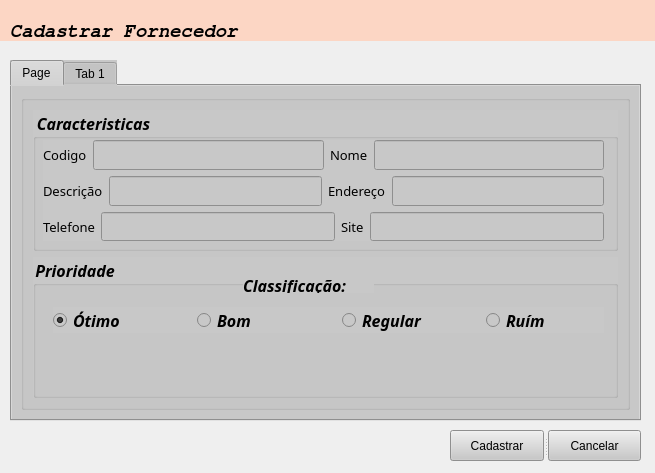
<?xml version="1.0" encoding="UTF-8"?>
<ui version="4.0">
 <class>Form</class>
 <widget class="QWidget" name="Form">
  <property name="geometry">
   <rect>
    <x>0</x>
    <y>0</y>
    <width>655</width>
    <height>473</height>
   </rect>
  </property>
  <property name="sizePolicy">
   <sizepolicy hsizetype="Fixed" vsizetype="Fixed">
    <horstretch>0</horstretch>
    <verstretch>0</verstretch>
   </sizepolicy>
  </property>
  <property name="minimumSize">
   <size>
    <width>655</width>
    <height>473</height>
   </size>
  </property>
  <property name="maximumSize">
   <size>
    <width>655</width>
    <height>473</height>
   </size>
  </property>
  <property name="focusPolicy">
   <enum>Qt::TabFocus</enum>
  </property>
  <property name="windowTitle">
   <string>Cadastrar Fornecedor</string>
  </property>
  <widget class="QLabel" name="label_3">
   <property name="geometry">
    <rect>
     <x>10</x>
     <y>20</y>
     <width>231</width>
     <height>21</height>
    </rect>
   </property>
   <property name="font">
    <font>
     <family>FreeMono</family>
     <pointsize>14</pointsize>
     <weight>75</weight>
     <italic>true</italic>
     <bold>true</bold>
    </font>
   </property>
   <property name="styleSheet">
    <string notr="true"/>
   </property>
   <property name="text">
    <string>Cadastrar Fornecedor</string>
   </property>
  </widget>
  <widget class="QTabWidget" name="tabWidget">
   <property name="geometry">
    <rect>
     <x>10</x>
     <y>60</y>
     <width>631</width>
     <height>361</height>
    </rect>
   </property>
   <property name="maximumSize">
    <size>
     <width>631</width>
     <height>371</height>
    </size>
   </property>
   <property name="styleSheet">
    <string notr="true">background: rgb(200, 200,200);</string>
   </property>
   <property name="currentIndex">
    <number>0</number>
   </property>
   <widget class="QWidget" name="tab">
    <attribute name="title">
     <string>Page</string>
    </attribute>
    <layout class="QGridLayout" name="gridLayout_2">
     <item row="0" column="0">
      <widget class="QGroupBox" name="groupBox">
       <property name="font">
        <font>
         <family>Sans Serif</family>
        </font>
       </property>
       <property name="title">
        <string/>
       </property>
       <layout class="QVBoxLayout" name="verticalLayout">
        <item>
         <widget class="QGroupBox" name="groupBox_3">
          <property name="font">
           <font>
            <pointsize>12</pointsize>
            <weight>75</weight>
            <italic>true</italic>
            <bold>true</bold>
           </font>
          </property>
          <property name="title">
           <string>Caracteristicas</string>
          </property>
          <widget class="QWidget" name="layoutWidget_18">
           <property name="geometry">
            <rect>
             <x>10</x>
             <y>30</y>
             <width>561</width>
             <height>101</height>
            </rect>
           </property>
           <layout class="QVBoxLayout" name="verticalLayout_7">
            <item>
             <layout class="QHBoxLayout" name="horizontalLayout_10">
              <item>
               <widget class="QLabel" name="label_26">
                <property name="font">
                 <font>
                  <pointsize>10</pointsize>
                  <weight>50</weight>
                  <italic>false</italic>
                  <bold>false</bold>
                 </font>
                </property>
                <property name="text">
                 <string>Codigo</string>
                </property>
               </widget>
              </item>
              <item>
               <widget class="QLineEdit" name="codigo">
                <property name="enabled">
                 <bool>true</bool>
                </property>
               </widget>
              </item>
              <item>
               <widget class="QLabel" name="label_27">
                <property name="font">
                 <font>
                  <pointsize>10</pointsize>
                  <weight>50</weight>
                  <italic>false</italic>
                  <bold>false</bold>
                 </font>
                </property>
                <property name="text">
                 <string>Nome</string>
                </property>
               </widget>
              </item>
              <item>
               <widget class="QLineEdit" name="nome">
                <property name="enabled">
                 <bool>true</bool>
                </property>
               </widget>
              </item>
             </layout>
            </item>
            <item>
             <layout class="QHBoxLayout" name="horizontalLayout_11">
              <item>
               <widget class="QLabel" name="label_29">
                <property name="font">
                 <font>
                  <pointsize>10</pointsize>
                  <weight>50</weight>
                  <italic>false</italic>
                  <bold>false</bold>
                 </font>
                </property>
                <property name="text">
                 <string>Descrição</string>
                </property>
               </widget>
              </item>
              <item>
               <widget class="QLineEdit" name="descricao">
                <property name="enabled">
                 <bool>true</bool>
                </property>
               </widget>
              </item>
              <item>
               <widget class="QLabel" name="label_28">
                <property name="font">
                 <font>
                  <pointsize>10</pointsize>
                  <weight>50</weight>
                  <italic>false</italic>
                  <bold>false</bold>
                 </font>
                </property>
                <property name="text">
                 <string>Endereço</string>
                </property>
               </widget>
              </item>
              <item>
               <widget class="QLineEdit" name="endereco">
                <property name="enabled">
                 <bool>true</bool>
                </property>
               </widget>
              </item>
             </layout>
            </item>
            <item>
             <layout class="QHBoxLayout" name="horizontalLayout_12">
              <item>
               <widget class="QLabel" name="label_30">
                <property name="font">
                 <font>
                  <pointsize>10</pointsize>
                  <weight>50</weight>
                  <italic>false</italic>
                  <bold>false</bold>
                 </font>
                </property>
                <property name="text">
                 <string>Telefone</string>
                </property>
               </widget>
              </item>
              <item>
               <widget class="QLineEdit" name="telefone">
                <property name="enabled">
                 <bool>true</bool>
                </property>
               </widget>
              </item>
              <item>
               <widget class="QLabel" name="label_31">
                <property name="font">
                 <font>
                  <pointsize>10</pointsize>
                  <weight>50</weight>
                  <italic>false</italic>
                  <bold>false</bold>
                 </font>
                </property>
                <property name="text">
                 <string>Site</string>
                </property>
               </widget>
              </item>
              <item>
               <widget class="QLineEdit" name="site">
                <property name="enabled">
                 <bool>true</bool>
                </property>
               </widget>
              </item>
             </layout>
            </item>
           </layout>
          </widget>
         </widget>
        </item>
        <item>
         <widget class="QGroupBox" name="groupBox_9">
          <property name="font">
           <font>
            <pointsize>12</pointsize>
            <weight>75</weight>
            <italic>true</italic>
            <bold>true</bold>
            <underline>false</underline>
           </font>
          </property>
          <property name="focusPolicy">
           <enum>Qt::TabFocus</enum>
          </property>
          <property name="title">
           <string>Prioridade</string>
          </property>
          <widget class="QLabel" name="label_2">
           <property name="geometry">
            <rect>
             <x>210</x>
             <y>20</y>
             <width>131</width>
             <height>16</height>
            </rect>
           </property>
           <property name="font">
            <font>
             <pointsize>12</pointsize>
             <weight>75</weight>
             <italic>true</italic>
             <bold>true</bold>
            </font>
           </property>
           <property name="text">
            <string>Classificação:</string>
           </property>
          </widget>
          <widget class="QWidget" name="layoutWidget_2">
           <property name="geometry">
            <rect>
             <x>20</x>
             <y>50</y>
             <width>551</width>
             <height>26</height>
            </rect>
           </property>
           <layout class="QHBoxLayout" name="horizontalLayout_2">
            <property name="spacing">
             <number>26</number>
            </property>
            <item>
             <widget class="QRadioButton" name="otimo">
              <property name="text">
               <string>Ótimo</string>
              </property>
              <property name="checked">
               <bool>true</bool>
              </property>
             </widget>
            </item>
            <item>
             <widget class="QRadioButton" name="bom">
              <property name="text">
               <string>Bom</string>
              </property>
             </widget>
            </item>
            <item>
             <widget class="QRadioButton" name="regular">
              <property name="text">
               <string>Regular</string>
              </property>
             </widget>
            </item>
            <item>
             <widget class="QRadioButton" name="ruim">
              <property name="text">
               <string>Ruím</string>
              </property>
             </widget>
            </item>
           </layout>
          </widget>
         </widget>
        </item>
       </layout>
      </widget>
     </item>
    </layout>
   </widget>
   <widget class="QWidget" name="Cadastro">
    <attribute name="title">
     <string>Tab 1</string>
    </attribute>
    <widget class="QGroupBox" name="groupBox_2">
     <property name="geometry">
      <rect>
       <x>10</x>
       <y>10</y>
       <width>591</width>
       <height>291</height>
      </rect>
     </property>
     <property name="title">
      <string>Observações</string>
     </property>
     <widget class="QPlainTextEdit" name="observacao">
      <property name="geometry">
       <rect>
        <x>10</x>
        <y>30</y>
        <width>551</width>
        <height>231</height>
       </rect>
      </property>
     </widget>
    </widget>
   </widget>
  </widget>
  <widget class="QSplitter" name="splitter">
   <property name="geometry">
    <rect>
     <x>450</x>
     <y>430</y>
     <width>191</width>
     <height>31</height>
    </rect>
   </property>
   <property name="orientation">
    <enum>Qt::Horizontal</enum>
   </property>
   <widget class="QPushButton" name="pushButton">
    <property name="styleSheet">
     <string notr="true">image: url(:/img/img/icons8-ok-filled.svg);
background-color:   rgb(200,200,200);</string>
    </property>
    <property name="text">
     <string>Cadastrar</string>
    </property>
    <property name="icon">
     <iconset resource="recursos.qrc">
      <normaloff>:/img/img/icons8-ok-filled.svg</normaloff>:/img/img/icons8-ok-filled.svg</iconset>
    </property>
   </widget>
   <widget class="QPushButton" name="pushButton_2">
    <property name="styleSheet">
     <string notr="true">background-color:   rgb(200,200,200);</string>
    </property>
    <property name="text">
     <string>Cancelar</string>
    </property>
    <property name="icon">
     <iconset resource="recursos.qrc">
      <normaloff>:/img/img/icons8-cancelar.svg</normaloff>:/img/img/icons8-cancelar.svg</iconset>
    </property>
   </widget>
  </widget>
  <widget class="QLabel" name="label_6">
   <property name="geometry">
    <rect>
     <x>0</x>
     <y>0</y>
     <width>658</width>
     <height>41</height>
    </rect>
   </property>
   <property name="styleSheet">
    <string notr="true">background-color:  rgba(255, 207, 183, 200);</string>
   </property>
   <property name="text">
    <string/>
   </property>
  </widget>
  <widget class="QLabel" name="label">
   <property name="geometry">
    <rect>
     <x>490</x>
     <y>0</y>
     <width>141</width>
     <height>81</height>
    </rect>
   </property>
   <property name="styleSheet">
    <string notr="true">image: url(:/img/img/hotel-supplier.svg);</string>
   </property>
   <property name="text">
    <string/>
   </property>
  </widget>
  <zorder>label_6</zorder>
  <zorder>label_3</zorder>
  <zorder>tabWidget</zorder>
  <zorder>splitter</zorder>
  <zorder>label</zorder>
 </widget>
 <tabstops>
  <tabstop>observacao</tabstop>
  <tabstop>pushButton_2</tabstop>
  <tabstop>tabWidget</tabstop>
  <tabstop>pushButton</tabstop>
 </tabstops>
 <resources>
  <include location="recursos.qrc"/>
 </resources>
 <connections/>
</ui>
